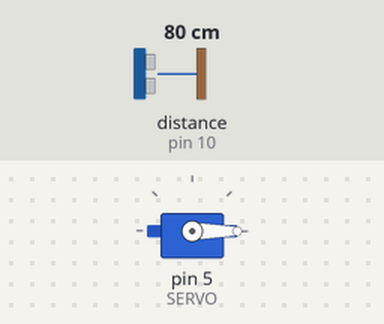
A sketch run on a simulated Arduino Uno, built with avr-gcc and run on an emulated ATmega328P. Shown: servo. Wiring (inferred from the names in the program): ultrasonic range finder: trigger pin 9; echo pin 10. The inputs (shaded band) are chosen by the test bench; at power-on: distance to the obstacle (sensor on pin 10) 80 cm. The echo pulse lasts 58.3 µs per cm.

Above: at 1.2 s.
1.3 s: distance to the obstacle (sensor on pin 10) set to 22 cm
2.8 s: distance to the obstacle (sensor on pin 10) set to 18 cm
At 3.5 s:
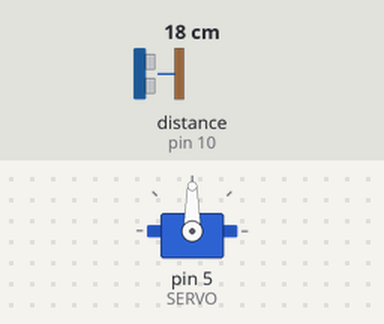
4.3 s: distance to the obstacle (sensor on pin 10) set to 35 cm
At 7.0 s:
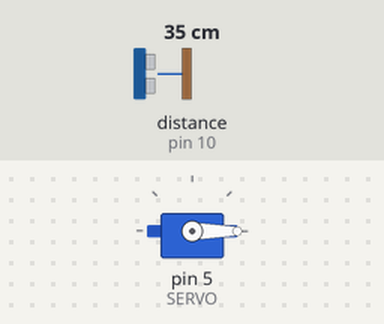
7.3 s: distance to the obstacle (sensor on pin 10) set to 2 cm
At 8.9 s:
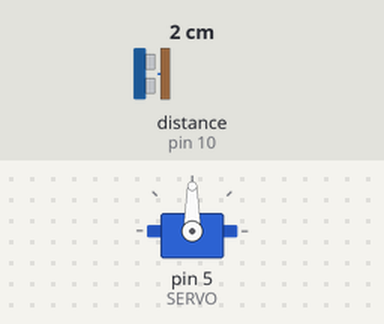
Timing chart, 0 to 9.9 s (numbered marks = the images above; inputs shaded):
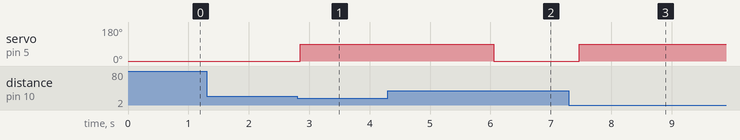

Measured:
- the behaviour switches between 21 and 20 cm on distance to the obstacle (sensor on pin 10) (found by bisection; images 0 and 1)
- after the input at 1.3 s, every drawn part: stays the same
- after the input at 2.8 s, servo on pin 5 (SERVO): 0° → 90° after 0.05 s
- after the input at 4.3 s, servo on pin 5 (SERVO): 90° → 0° after 1.8 s
- after the input at 7.3 s, servo on pin 5 (SERVO): 0° → 90° after 0.17 s

The sketch:

Projeto_100_Lixeira_Inteligente.ino
```cpp
// Projeto 100 - Lixeira Inteligente
// Arduino Uno | Arduino Neon Lab

#include <Servo.h>
const byte TRIG=9,ECHO=10,SERVO=5;
Servo tampa;
long distancia(){
  digitalWrite(TRIG,LOW);delayMicroseconds(2);
  digitalWrite(TRIG,HIGH);delayMicroseconds(10);digitalWrite(TRIG,LOW);
  unsigned long t=pulseIn(ECHO,HIGH,25000UL);
  return t ? t/58 : 999;
}
void setup(){ pinMode(TRIG,OUTPUT);pinMode(ECHO,INPUT);
  tampa.attach(SERVO);tampa.write(0); }
void loop(){
  if(distancia()<20){ tampa.write(90);delay(3000); }
  else tampa.write(0);
  delay(200);
}
```
